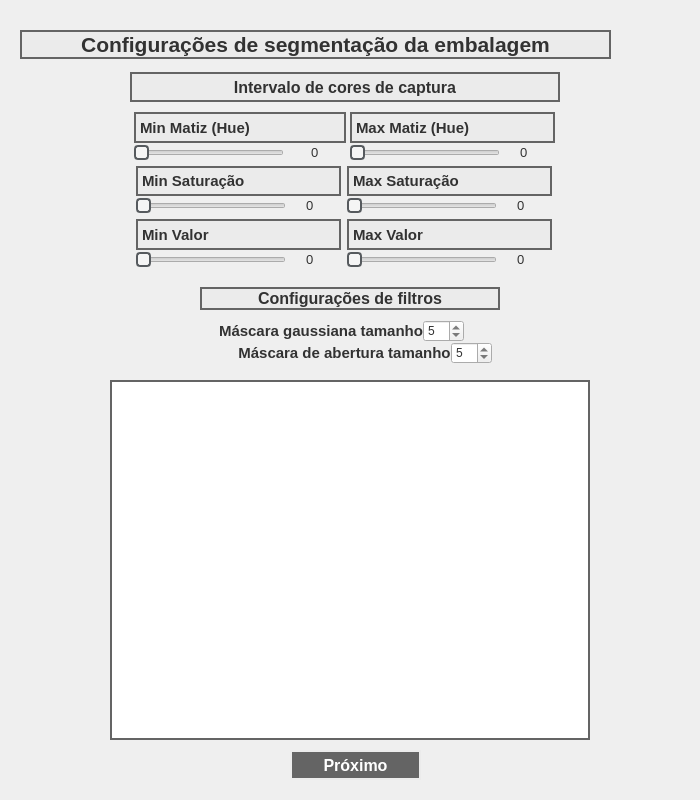
<?xml version="1.0" encoding="UTF-8"?>
<ui version="4.0">
 <class>Dialog</class>
 <widget class="QDialog" name="Dialog">
  <property name="geometry">
   <rect>
    <x>0</x>
    <y>0</y>
    <width>700</width>
    <height>800</height>
   </rect>
  </property>
  <property name="sizePolicy">
   <sizepolicy hsizetype="Preferred" vsizetype="Preferred">
    <horstretch>0</horstretch>
    <verstretch>0</verstretch>
   </sizepolicy>
  </property>
  <property name="minimumSize">
   <size>
    <width>700</width>
    <height>800</height>
   </size>
  </property>
  <property name="maximumSize">
   <size>
    <width>700</width>
    <height>800</height>
   </size>
  </property>
  <property name="windowTitle">
   <string>Dialog</string>
  </property>
  <widget class="QWidget" name="layoutWidget">
   <property name="geometry">
    <rect>
     <x>130</x>
     <y>72</y>
     <width>430</width>
     <height>201</height>
    </rect>
   </property>
   <layout class="QVBoxLayout" name="verticalLayout_7">
    <property name="spacing">
     <number>0</number>
    </property>
    <item>
     <widget class="QLabel" name="label_9">
      <property name="sizePolicy">
       <sizepolicy hsizetype="Preferred" vsizetype="Fixed">
        <horstretch>0</horstretch>
        <verstretch>0</verstretch>
       </sizepolicy>
      </property>
      <property name="minimumSize">
       <size>
        <width>0</width>
        <height>30</height>
       </size>
      </property>
      <property name="maximumSize">
       <size>
        <width>16777215</width>
        <height>30</height>
       </size>
      </property>
      <property name="font">
       <font>
        <pointsize>12</pointsize>
        <weight>75</weight>
        <bold>true</bold>
       </font>
      </property>
      <property name="autoFillBackground">
       <bool>false</bool>
      </property>
      <property name="styleSheet">
       <string notr="true">background-color: rgb(235, 235, 235);
color: rgb(50, 50, 50);
border-color: rgb(100, 100, 100);
border-width : 2px;
border-style:solid;</string>
      </property>
      <property name="text">
       <string>Intervalo de cores de captura</string>
      </property>
      <property name="alignment">
       <set>Qt::AlignCenter</set>
      </property>
     </widget>
    </item>
    <item>
     <spacer name="verticalSpacer_4">
      <property name="orientation">
       <enum>Qt::Vertical</enum>
      </property>
      <property name="sizeType">
       <enum>QSizePolicy::Fixed</enum>
      </property>
      <property name="sizeHint" stdset="0">
       <size>
        <width>20</width>
        <height>10</height>
       </size>
      </property>
     </spacer>
    </item>
    <item>
     <layout class="QHBoxLayout" name="horizontalLayout_7">
      <item>
       <layout class="QVBoxLayout" name="verticalLayout_5">
        <property name="spacing">
         <number>0</number>
        </property>
        <item>
         <widget class="QLabel" name="label">
          <property name="sizePolicy">
           <sizepolicy hsizetype="Preferred" vsizetype="Preferred">
            <horstretch>0</horstretch>
            <verstretch>0</verstretch>
           </sizepolicy>
          </property>
          <property name="font">
           <font>
            <pointsize>11</pointsize>
            <weight>75</weight>
            <bold>true</bold>
           </font>
          </property>
          <property name="styleSheet">
           <string notr="true">background-color: rgb(235, 235, 235);
color: rgb(50, 50, 50);
border-color: rgb(100, 100, 100);
border-width : 2px;
border-style:solid;</string>
          </property>
          <property name="text">
           <string>Min Matiz (Hue)</string>
          </property>
          <property name="alignment">
           <set>Qt::AlignLeading|Qt::AlignLeft|Qt::AlignVCenter</set>
          </property>
         </widget>
        </item>
        <item>
         <layout class="QHBoxLayout" name="horizontalLayout">
          <property name="spacing">
           <number>7</number>
          </property>
          <item>
           <widget class="QSlider" name="min_h_slider">
            <property name="sizePolicy">
             <sizepolicy hsizetype="Fixed" vsizetype="Fixed">
              <horstretch>0</horstretch>
              <verstretch>0</verstretch>
             </sizepolicy>
            </property>
            <property name="minimumSize">
             <size>
              <width>130</width>
              <height>0</height>
             </size>
            </property>
            <property name="maximumSize">
             <size>
              <width>150</width>
              <height>16777215</height>
             </size>
            </property>
            <property name="styleSheet">
             <string notr="true">QSlider::handle:horizontal {
    background: rgb(245, 245, 245);
    border: 2px solid #565a5e;
    width: 24px;
    height: 8px;
    border-radius: 4px;
}</string>
            </property>
            <property name="maximum">
             <number>255</number>
            </property>
            <property name="singleStep">
             <number>1</number>
            </property>
            <property name="pageStep">
             <number>10</number>
            </property>
            <property name="orientation">
             <enum>Qt::Horizontal</enum>
            </property>
            <property name="tickInterval">
             <number>1</number>
            </property>
           </widget>
          </item>
          <item>
           <spacer name="horizontalSpacer_3">
            <property name="sizePolicy">
             <sizepolicy hsizetype="Fixed" vsizetype="Minimum">
              <horstretch>0</horstretch>
              <verstretch>0</verstretch>
             </sizepolicy>
            </property>
            <property name="orientation">
             <enum>Qt::Horizontal</enum>
            </property>
            <property name="sizeType">
             <enum>QSizePolicy::Fixed</enum>
            </property>
            <property name="sizeHint" stdset="0">
             <size>
              <width>20</width>
              <height>20</height>
             </size>
            </property>
           </spacer>
          </item>
          <item>
           <widget class="QLabel" name="min_h_label">
            <property name="sizePolicy">
             <sizepolicy hsizetype="Fixed" vsizetype="Fixed">
              <horstretch>0</horstretch>
              <verstretch>0</verstretch>
             </sizepolicy>
            </property>
            <property name="minimumSize">
             <size>
              <width>35</width>
              <height>0</height>
             </size>
            </property>
            <property name="font">
             <font>
              <pointsize>10</pointsize>
             </font>
            </property>
            <property name="styleSheet">
             <string notr="true">color: rgb(50, 50, 50);
</string>
            </property>
            <property name="text">
             <string>0</string>
            </property>
           </widget>
          </item>
         </layout>
        </item>
       </layout>
      </item>
      <item>
       <layout class="QVBoxLayout" name="verticalLayout_6">
        <property name="spacing">
         <number>0</number>
        </property>
        <item>
         <widget class="QLabel" name="label_2">
          <property name="sizePolicy">
           <sizepolicy hsizetype="Preferred" vsizetype="Preferred">
            <horstretch>0</horstretch>
            <verstretch>0</verstretch>
           </sizepolicy>
          </property>
          <property name="font">
           <font>
            <pointsize>11</pointsize>
            <weight>75</weight>
            <bold>true</bold>
           </font>
          </property>
          <property name="styleSheet">
           <string notr="true">background-color: rgb(235, 235, 235);
color: rgb(50, 50, 50);
border-color: rgb(100, 100, 100);
border-width : 2px;
border-style:solid;</string>
          </property>
          <property name="text">
           <string>Max Matiz (Hue)</string>
          </property>
          <property name="alignment">
           <set>Qt::AlignLeading|Qt::AlignLeft|Qt::AlignVCenter</set>
          </property>
         </widget>
        </item>
        <item>
         <layout class="QHBoxLayout" name="horizontalLayout_2">
          <item>
           <widget class="QSlider" name="max_h_slider">
            <property name="sizePolicy">
             <sizepolicy hsizetype="Fixed" vsizetype="Fixed">
              <horstretch>0</horstretch>
              <verstretch>0</verstretch>
             </sizepolicy>
            </property>
            <property name="minimumSize">
             <size>
              <width>130</width>
              <height>0</height>
             </size>
            </property>
            <property name="maximumSize">
             <size>
              <width>150</width>
              <height>16777215</height>
             </size>
            </property>
            <property name="styleSheet">
             <string notr="true">QSlider::handle:horizontal {
    background: rgb(245, 245, 245);
    border: 2px solid #565a5e;
    width: 24px;
    height: 8px;
    border-radius: 4px;
}</string>
            </property>
            <property name="maximum">
             <number>255</number>
            </property>
            <property name="orientation">
             <enum>Qt::Horizontal</enum>
            </property>
            <property name="tickInterval">
             <number>1</number>
            </property>
           </widget>
          </item>
          <item>
           <spacer name="horizontalSpacer_4">
            <property name="sizePolicy">
             <sizepolicy hsizetype="Fixed" vsizetype="Minimum">
              <horstretch>0</horstretch>
              <verstretch>0</verstretch>
             </sizepolicy>
            </property>
            <property name="orientation">
             <enum>Qt::Horizontal</enum>
            </property>
            <property name="sizeType">
             <enum>QSizePolicy::Fixed</enum>
            </property>
            <property name="sizeHint" stdset="0">
             <size>
              <width>20</width>
              <height>20</height>
             </size>
            </property>
           </spacer>
          </item>
          <item>
           <widget class="QLabel" name="max_h_label">
            <property name="sizePolicy">
             <sizepolicy hsizetype="Fixed" vsizetype="Fixed">
              <horstretch>0</horstretch>
              <verstretch>0</verstretch>
             </sizepolicy>
            </property>
            <property name="minimumSize">
             <size>
              <width>35</width>
              <height>0</height>
             </size>
            </property>
            <property name="font">
             <font>
              <pointsize>10</pointsize>
             </font>
            </property>
            <property name="styleSheet">
             <string notr="true">color: rgb(50, 50, 50);
</string>
            </property>
            <property name="text">
             <string>0</string>
            </property>
           </widget>
          </item>
         </layout>
        </item>
       </layout>
      </item>
     </layout>
    </item>
    <item>
     <widget class="Line" name="line_2">
      <property name="sizePolicy">
       <sizepolicy hsizetype="Fixed" vsizetype="Fixed">
        <horstretch>0</horstretch>
        <verstretch>0</verstretch>
       </sizepolicy>
      </property>
      <property name="orientation">
       <enum>Qt::Horizontal</enum>
      </property>
     </widget>
    </item>
    <item>
     <layout class="QHBoxLayout" name="horizontalLayout_8">
      <item>
       <layout class="QVBoxLayout" name="verticalLayout_4">
        <property name="spacing">
         <number>0</number>
        </property>
        <item>
         <widget class="QLabel" name="label_3">
          <property name="sizePolicy">
           <sizepolicy hsizetype="Preferred" vsizetype="Preferred">
            <horstretch>0</horstretch>
            <verstretch>0</verstretch>
           </sizepolicy>
          </property>
          <property name="font">
           <font>
            <pointsize>11</pointsize>
            <weight>75</weight>
            <bold>true</bold>
           </font>
          </property>
          <property name="styleSheet">
           <string notr="true">background-color: rgb(235, 235, 235);
color: rgb(50, 50, 50);
border-color: rgb(100, 100, 100);
border-width : 2px;
border-style:solid;</string>
          </property>
          <property name="text">
           <string>Min Saturação</string>
          </property>
          <property name="alignment">
           <set>Qt::AlignLeading|Qt::AlignLeft|Qt::AlignVCenter</set>
          </property>
         </widget>
        </item>
        <item>
         <layout class="QHBoxLayout" name="horizontalLayout_3">
          <item>
           <widget class="QSlider" name="min_s_slider">
            <property name="sizePolicy">
             <sizepolicy hsizetype="Fixed" vsizetype="Fixed">
              <horstretch>0</horstretch>
              <verstretch>0</verstretch>
             </sizepolicy>
            </property>
            <property name="minimumSize">
             <size>
              <width>130</width>
              <height>0</height>
             </size>
            </property>
            <property name="maximumSize">
             <size>
              <width>150</width>
              <height>16777215</height>
             </size>
            </property>
            <property name="styleSheet">
             <string notr="true">QSlider::handle:horizontal {
    background: rgb(245, 245, 245);
    border: 2px solid #565a5e;
    width: 24px;
    height: 8px;
    border-radius: 4px;
}</string>
            </property>
            <property name="maximum">
             <number>255</number>
            </property>
            <property name="orientation">
             <enum>Qt::Horizontal</enum>
            </property>
            <property name="tickInterval">
             <number>1</number>
            </property>
           </widget>
          </item>
          <item>
           <spacer name="horizontalSpacer_2">
            <property name="sizePolicy">
             <sizepolicy hsizetype="Fixed" vsizetype="Minimum">
              <horstretch>0</horstretch>
              <verstretch>0</verstretch>
             </sizepolicy>
            </property>
            <property name="orientation">
             <enum>Qt::Horizontal</enum>
            </property>
            <property name="sizeType">
             <enum>QSizePolicy::Fixed</enum>
            </property>
            <property name="sizeHint" stdset="0">
             <size>
              <width>20</width>
              <height>20</height>
             </size>
            </property>
           </spacer>
          </item>
          <item>
           <widget class="QLabel" name="min_s_label">
            <property name="sizePolicy">
             <sizepolicy hsizetype="Fixed" vsizetype="Fixed">
              <horstretch>0</horstretch>
              <verstretch>0</verstretch>
             </sizepolicy>
            </property>
            <property name="minimumSize">
             <size>
              <width>35</width>
              <height>0</height>
             </size>
            </property>
            <property name="font">
             <font>
              <pointsize>10</pointsize>
             </font>
            </property>
            <property name="styleSheet">
             <string notr="true">color: rgb(50, 50, 50);
</string>
            </property>
            <property name="text">
             <string>0</string>
            </property>
           </widget>
          </item>
         </layout>
        </item>
       </layout>
      </item>
      <item>
       <layout class="QVBoxLayout" name="verticalLayout_3">
        <property name="spacing">
         <number>0</number>
        </property>
        <item>
         <widget class="QLabel" name="label_4">
          <property name="sizePolicy">
           <sizepolicy hsizetype="Preferred" vsizetype="Preferred">
            <horstretch>0</horstretch>
            <verstretch>0</verstretch>
           </sizepolicy>
          </property>
          <property name="font">
           <font>
            <pointsize>11</pointsize>
            <weight>75</weight>
            <bold>true</bold>
           </font>
          </property>
          <property name="styleSheet">
           <string notr="true">background-color: rgb(235, 235, 235);
color: rgb(50, 50, 50);
border-color: rgb(100, 100, 100);
border-width : 2px;
border-style:solid;</string>
          </property>
          <property name="text">
           <string>Max Saturação</string>
          </property>
          <property name="alignment">
           <set>Qt::AlignLeading|Qt::AlignLeft|Qt::AlignVCenter</set>
          </property>
         </widget>
        </item>
        <item>
         <layout class="QHBoxLayout" name="horizontalLayout_6">
          <item>
           <widget class="QSlider" name="max_s_slider">
            <property name="sizePolicy">
             <sizepolicy hsizetype="Fixed" vsizetype="Fixed">
              <horstretch>0</horstretch>
              <verstretch>0</verstretch>
             </sizepolicy>
            </property>
            <property name="minimumSize">
             <size>
              <width>130</width>
              <height>0</height>
             </size>
            </property>
            <property name="maximumSize">
             <size>
              <width>150</width>
              <height>16777215</height>
             </size>
            </property>
            <property name="styleSheet">
             <string notr="true">QSlider::handle:horizontal {
    background: rgb(245, 245, 245);
    border: 2px solid #565a5e;
    width: 24px;
    height: 8px;
    border-radius: 4px;
}</string>
            </property>
            <property name="maximum">
             <number>255</number>
            </property>
            <property name="orientation">
             <enum>Qt::Horizontal</enum>
            </property>
            <property name="tickInterval">
             <number>1</number>
            </property>
           </widget>
          </item>
          <item>
           <spacer name="horizontalSpacer_5">
            <property name="sizePolicy">
             <sizepolicy hsizetype="Fixed" vsizetype="Minimum">
              <horstretch>0</horstretch>
              <verstretch>0</verstretch>
             </sizepolicy>
            </property>
            <property name="orientation">
             <enum>Qt::Horizontal</enum>
            </property>
            <property name="sizeType">
             <enum>QSizePolicy::Fixed</enum>
            </property>
            <property name="sizeHint" stdset="0">
             <size>
              <width>20</width>
              <height>20</height>
             </size>
            </property>
           </spacer>
          </item>
          <item>
           <widget class="QLabel" name="max_s_label">
            <property name="sizePolicy">
             <sizepolicy hsizetype="Fixed" vsizetype="Fixed">
              <horstretch>0</horstretch>
              <verstretch>0</verstretch>
             </sizepolicy>
            </property>
            <property name="minimumSize">
             <size>
              <width>35</width>
              <height>0</height>
             </size>
            </property>
            <property name="font">
             <font>
              <pointsize>10</pointsize>
             </font>
            </property>
            <property name="styleSheet">
             <string notr="true">color: rgb(50, 50, 50);
</string>
            </property>
            <property name="text">
             <string>0</string>
            </property>
           </widget>
          </item>
         </layout>
        </item>
       </layout>
      </item>
     </layout>
    </item>
    <item>
     <widget class="Line" name="line">
      <property name="sizePolicy">
       <sizepolicy hsizetype="Fixed" vsizetype="Fixed">
        <horstretch>0</horstretch>
        <verstretch>0</verstretch>
       </sizepolicy>
      </property>
      <property name="orientation">
       <enum>Qt::Horizontal</enum>
      </property>
     </widget>
    </item>
    <item>
     <layout class="QHBoxLayout" name="horizontalLayout_9">
      <item>
       <layout class="QVBoxLayout" name="verticalLayout">
        <property name="spacing">
         <number>0</number>
        </property>
        <item>
         <widget class="QLabel" name="label_5">
          <property name="sizePolicy">
           <sizepolicy hsizetype="Preferred" vsizetype="Preferred">
            <horstretch>0</horstretch>
            <verstretch>0</verstretch>
           </sizepolicy>
          </property>
          <property name="font">
           <font>
            <pointsize>11</pointsize>
            <weight>75</weight>
            <bold>true</bold>
           </font>
          </property>
          <property name="styleSheet">
           <string notr="true">background-color: rgb(235, 235, 235);
color: rgb(50, 50, 50);
border-color: rgb(100, 100, 100);
border-width : 2px;
border-style:solid;</string>
          </property>
          <property name="text">
           <string>Min Valor</string>
          </property>
          <property name="alignment">
           <set>Qt::AlignLeading|Qt::AlignLeft|Qt::AlignVCenter</set>
          </property>
         </widget>
        </item>
        <item>
         <layout class="QHBoxLayout" name="horizontalLayout_5">
          <item>
           <widget class="QSlider" name="min_v_slider">
            <property name="sizePolicy">
             <sizepolicy hsizetype="Fixed" vsizetype="Fixed">
              <horstretch>0</horstretch>
              <verstretch>0</verstretch>
             </sizepolicy>
            </property>
            <property name="minimumSize">
             <size>
              <width>130</width>
              <height>0</height>
             </size>
            </property>
            <property name="maximumSize">
             <size>
              <width>150</width>
              <height>16777215</height>
             </size>
            </property>
            <property name="styleSheet">
             <string notr="true">QSlider::handle:horizontal {
    background: rgb(245, 245, 245);
    border: 2px solid #565a5e;
    width: 24px;
    height: 8px;
    border-radius: 4px;
}</string>
            </property>
            <property name="maximum">
             <number>255</number>
            </property>
            <property name="orientation">
             <enum>Qt::Horizontal</enum>
            </property>
            <property name="tickInterval">
             <number>1</number>
            </property>
           </widget>
          </item>
          <item>
           <spacer name="horizontalSpacer">
            <property name="sizePolicy">
             <sizepolicy hsizetype="Fixed" vsizetype="Minimum">
              <horstretch>0</horstretch>
              <verstretch>0</verstretch>
             </sizepolicy>
            </property>
            <property name="orientation">
             <enum>Qt::Horizontal</enum>
            </property>
            <property name="sizeType">
             <enum>QSizePolicy::Fixed</enum>
            </property>
            <property name="sizeHint" stdset="0">
             <size>
              <width>20</width>
              <height>20</height>
             </size>
            </property>
           </spacer>
          </item>
          <item>
           <widget class="QLabel" name="min_v_label">
            <property name="sizePolicy">
             <sizepolicy hsizetype="Fixed" vsizetype="Fixed">
              <horstretch>0</horstretch>
              <verstretch>0</verstretch>
             </sizepolicy>
            </property>
            <property name="minimumSize">
             <size>
              <width>35</width>
              <height>0</height>
             </size>
            </property>
            <property name="font">
             <font>
              <pointsize>10</pointsize>
             </font>
            </property>
            <property name="styleSheet">
             <string notr="true">color: rgb(50, 50, 50);
</string>
            </property>
            <property name="text">
             <string>0</string>
            </property>
           </widget>
          </item>
         </layout>
        </item>
       </layout>
      </item>
      <item>
       <layout class="QVBoxLayout" name="verticalLayout_2">
        <property name="spacing">
         <number>0</number>
        </property>
        <item>
         <widget class="QLabel" name="label_6">
          <property name="sizePolicy">
           <sizepolicy hsizetype="Preferred" vsizetype="Preferred">
            <horstretch>0</horstretch>
            <verstretch>0</verstretch>
           </sizepolicy>
          </property>
          <property name="font">
           <font>
            <pointsize>11</pointsize>
            <weight>75</weight>
            <bold>true</bold>
           </font>
          </property>
          <property name="styleSheet">
           <string notr="true">background-color: rgb(235, 235, 235);
color: rgb(50, 50, 50);
border-color: rgb(100, 100, 100);
border-width : 2px;
border-style:solid;</string>
          </property>
          <property name="text">
           <string>Max Valor</string>
          </property>
          <property name="alignment">
           <set>Qt::AlignLeading|Qt::AlignLeft|Qt::AlignVCenter</set>
          </property>
         </widget>
        </item>
        <item>
         <layout class="QHBoxLayout" name="horizontalLayout_4">
          <item>
           <widget class="QSlider" name="max_v_slider">
            <property name="sizePolicy">
             <sizepolicy hsizetype="Fixed" vsizetype="Fixed">
              <horstretch>0</horstretch>
              <verstretch>0</verstretch>
             </sizepolicy>
            </property>
            <property name="minimumSize">
             <size>
              <width>130</width>
              <height>0</height>
             </size>
            </property>
            <property name="maximumSize">
             <size>
              <width>150</width>
              <height>16777215</height>
             </size>
            </property>
            <property name="styleSheet">
             <string notr="true">QSlider::handle:horizontal {
    background: rgb(245, 245, 245);
    border: 2px solid #565a5e;
    width: 24px;
    height: 8px;
    border-radius: 4px;
}</string>
            </property>
            <property name="maximum">
             <number>255</number>
            </property>
            <property name="orientation">
             <enum>Qt::Horizontal</enum>
            </property>
            <property name="tickInterval">
             <number>1</number>
            </property>
           </widget>
          </item>
          <item>
           <spacer name="horizontalSpacer_6">
            <property name="sizePolicy">
             <sizepolicy hsizetype="Fixed" vsizetype="Minimum">
              <horstretch>0</horstretch>
              <verstretch>0</verstretch>
             </sizepolicy>
            </property>
            <property name="orientation">
             <enum>Qt::Horizontal</enum>
            </property>
            <property name="sizeType">
             <enum>QSizePolicy::Fixed</enum>
            </property>
            <property name="sizeHint" stdset="0">
             <size>
              <width>20</width>
              <height>20</height>
             </size>
            </property>
           </spacer>
          </item>
          <item>
           <widget class="QLabel" name="max_v_label">
            <property name="sizePolicy">
             <sizepolicy hsizetype="Fixed" vsizetype="Fixed">
              <horstretch>0</horstretch>
              <verstretch>0</verstretch>
             </sizepolicy>
            </property>
            <property name="minimumSize">
             <size>
              <width>35</width>
              <height>0</height>
             </size>
            </property>
            <property name="font">
             <font>
              <pointsize>10</pointsize>
             </font>
            </property>
            <property name="styleSheet">
             <string notr="true">color: rgb(50, 50, 50);
</string>
            </property>
            <property name="text">
             <string>0</string>
            </property>
           </widget>
          </item>
         </layout>
        </item>
       </layout>
      </item>
     </layout>
    </item>
    <item>
     <widget class="Line" name="line_3">
      <property name="sizePolicy">
       <sizepolicy hsizetype="Fixed" vsizetype="Fixed">
        <horstretch>0</horstretch>
        <verstretch>0</verstretch>
       </sizepolicy>
      </property>
      <property name="orientation">
       <enum>Qt::Horizontal</enum>
      </property>
     </widget>
    </item>
   </layout>
  </widget>
  <widget class="QGraphicsView" name="graphics_view">
   <property name="geometry">
    <rect>
     <x>110</x>
     <y>380</y>
     <width>480</width>
     <height>360</height>
    </rect>
   </property>
   <property name="sizePolicy">
    <sizepolicy hsizetype="Fixed" vsizetype="Fixed">
     <horstretch>0</horstretch>
     <verstretch>0</verstretch>
    </sizepolicy>
   </property>
   <property name="minimumSize">
    <size>
     <width>480</width>
     <height>360</height>
    </size>
   </property>
   <property name="maximumSize">
    <size>
     <width>480</width>
     <height>360</height>
    </size>
   </property>
   <property name="styleSheet">
    <string notr="true">border-color: rgb(100, 100, 100);
border-width : 2px;
border-style:solid;</string>
   </property>
   <property name="alignment">
    <set>Qt::AlignRight|Qt::AlignTrailing|Qt::AlignVCenter</set>
   </property>
  </widget>
  <widget class="QWidget" name="layoutWidget_2">
   <property name="geometry">
    <rect>
     <x>200</x>
     <y>320</y>
     <width>283</width>
     <height>22</height>
    </rect>
   </property>
   <layout class="QHBoxLayout" name="horizontalLayout_11">
    <property name="spacing">
     <number>0</number>
    </property>
    <item>
     <spacer name="horizontalSpacer_9">
      <property name="orientation">
       <enum>Qt::Horizontal</enum>
      </property>
      <property name="sizeHint" stdset="0">
       <size>
        <width>40</width>
        <height>20</height>
       </size>
      </property>
     </spacer>
    </item>
    <item>
     <widget class="QLabel" name="label_7">
      <property name="sizePolicy">
       <sizepolicy hsizetype="Preferred" vsizetype="Fixed">
        <horstretch>0</horstretch>
        <verstretch>0</verstretch>
       </sizepolicy>
      </property>
      <property name="font">
       <font>
        <pointsize>11</pointsize>
        <weight>75</weight>
        <bold>true</bold>
       </font>
      </property>
      <property name="styleSheet">
       <string notr="true">color: rgb(50, 50, 50);</string>
      </property>
      <property name="text">
       <string>Máscara gaussiana tamanho</string>
      </property>
      <property name="alignment">
       <set>Qt::AlignCenter</set>
      </property>
     </widget>
    </item>
    <item>
     <widget class="QSpinBox" name="gaussian_kernel_spin_box">
      <property name="sizePolicy">
       <sizepolicy hsizetype="Fixed" vsizetype="Fixed">
        <horstretch>0</horstretch>
        <verstretch>0</verstretch>
       </sizepolicy>
      </property>
      <property name="styleSheet">
       <string notr="true">color: rgb(50, 50, 50);
</string>
      </property>
      <property name="readOnly">
       <bool>false</bool>
      </property>
      <property name="minimum">
       <number>3</number>
      </property>
      <property name="maximum">
       <number>49</number>
      </property>
      <property name="singleStep">
       <number>2</number>
      </property>
      <property name="value">
       <number>5</number>
      </property>
     </widget>
    </item>
    <item>
     <spacer name="horizontalSpacer_16">
      <property name="orientation">
       <enum>Qt::Horizontal</enum>
      </property>
      <property name="sizeType">
       <enum>QSizePolicy::Expanding</enum>
      </property>
      <property name="sizeHint" stdset="0">
       <size>
        <width>40</width>
        <height>10</height>
       </size>
      </property>
     </spacer>
    </item>
   </layout>
  </widget>
  <widget class="QLabel" name="label_10">
   <property name="geometry">
    <rect>
     <x>200</x>
     <y>287</y>
     <width>300</width>
     <height>23</height>
    </rect>
   </property>
   <property name="sizePolicy">
    <sizepolicy hsizetype="Preferred" vsizetype="Fixed">
     <horstretch>0</horstretch>
     <verstretch>0</verstretch>
    </sizepolicy>
   </property>
   <property name="minimumSize">
    <size>
     <width>300</width>
     <height>0</height>
    </size>
   </property>
   <property name="maximumSize">
    <size>
     <width>16777215</width>
     <height>30</height>
    </size>
   </property>
   <property name="font">
    <font>
     <pointsize>12</pointsize>
     <weight>75</weight>
     <bold>true</bold>
    </font>
   </property>
   <property name="styleSheet">
    <string notr="true">background-color: rgb(235, 235, 235);
color: rgb(50, 50, 50);
border-color: rgb(100, 100, 100);
border-width : 2px;
border-style:solid;</string>
   </property>
   <property name="text">
    <string>Configurações de filtros</string>
   </property>
   <property name="alignment">
    <set>Qt::AlignCenter</set>
   </property>
  </widget>
  <widget class="QWidget" name="layoutWidget_3">
   <property name="geometry">
    <rect>
     <x>200</x>
     <y>342</y>
     <width>330</width>
     <height>22</height>
    </rect>
   </property>
   <layout class="QHBoxLayout" name="horizontalLayout_10">
    <property name="spacing">
     <number>0</number>
    </property>
    <item>
     <spacer name="horizontalSpacer_11">
      <property name="orientation">
       <enum>Qt::Horizontal</enum>
      </property>
      <property name="sizeHint" stdset="0">
       <size>
        <width>40</width>
        <height>20</height>
       </size>
      </property>
     </spacer>
    </item>
    <item>
     <widget class="QLabel" name="label_8">
      <property name="sizePolicy">
       <sizepolicy hsizetype="Preferred" vsizetype="Fixed">
        <horstretch>0</horstretch>
        <verstretch>0</verstretch>
       </sizepolicy>
      </property>
      <property name="font">
       <font>
        <pointsize>11</pointsize>
        <weight>75</weight>
        <bold>true</bold>
       </font>
      </property>
      <property name="styleSheet">
       <string notr="true">color: rgb(50, 50, 50);</string>
      </property>
      <property name="text">
       <string>Máscara de abertura tamanho</string>
      </property>
      <property name="alignment">
       <set>Qt::AlignCenter</set>
      </property>
     </widget>
    </item>
    <item>
     <widget class="QSpinBox" name="opening_kernel_spin_box">
      <property name="sizePolicy">
       <sizepolicy hsizetype="Fixed" vsizetype="Fixed">
        <horstretch>0</horstretch>
        <verstretch>0</verstretch>
       </sizepolicy>
      </property>
      <property name="styleSheet">
       <string notr="true">color: rgb(50, 50, 50);
</string>
      </property>
      <property name="readOnly">
       <bool>false</bool>
      </property>
      <property name="minimum">
       <number>3</number>
      </property>
      <property name="maximum">
       <number>49</number>
      </property>
      <property name="singleStep">
       <number>2</number>
      </property>
      <property name="value">
       <number>5</number>
      </property>
     </widget>
    </item>
    <item>
     <spacer name="horizontalSpacer_17">
      <property name="orientation">
       <enum>Qt::Horizontal</enum>
      </property>
      <property name="sizeType">
       <enum>QSizePolicy::Expanding</enum>
      </property>
      <property name="sizeHint" stdset="0">
       <size>
        <width>40</width>
        <height>20</height>
       </size>
      </property>
     </spacer>
    </item>
   </layout>
  </widget>
  <widget class="QLabel" name="label_33">
   <property name="geometry">
    <rect>
     <x>20</x>
     <y>30</y>
     <width>591</width>
     <height>29</height>
    </rect>
   </property>
   <property name="font">
    <font>
     <pointsize>16</pointsize>
     <weight>75</weight>
     <bold>true</bold>
    </font>
   </property>
   <property name="styleSheet">
    <string notr="true">background-color: rgb(235, 235, 235);
color: rgb(50, 50, 50);
border-color: rgb(100, 100, 100);
border-width : 2px;
border-style:solid;</string>
   </property>
   <property name="text">
    <string>Configurações de segmentação da embalagem</string>
   </property>
   <property name="alignment">
    <set>Qt::AlignCenter</set>
   </property>
  </widget>
  <widget class="QPushButton" name="next_push_button">
   <property name="geometry">
    <rect>
     <x>290</x>
     <y>750</y>
     <width>131</width>
     <height>30</height>
    </rect>
   </property>
   <property name="sizePolicy">
    <sizepolicy hsizetype="Preferred" vsizetype="Fixed">
     <horstretch>0</horstretch>
     <verstretch>0</verstretch>
    </sizepolicy>
   </property>
   <property name="maximumSize">
    <size>
     <width>999999</width>
     <height>30</height>
    </size>
   </property>
   <property name="font">
    <font>
     <pointsize>12</pointsize>
     <weight>75</weight>
     <bold>true</bold>
    </font>
   </property>
   <property name="styleSheet">
    <string notr="true">background-color: rgb(100, 100, 100);
color: rgb(255, 255, 255);
border-color: rgb(235, 235, 235);
border-width : 2px;
border-style:solid;</string>
   </property>
   <property name="text">
    <string>Próximo</string>
   </property>
  </widget>
 </widget>
 <resources/>
 <connections/>
</ui>
